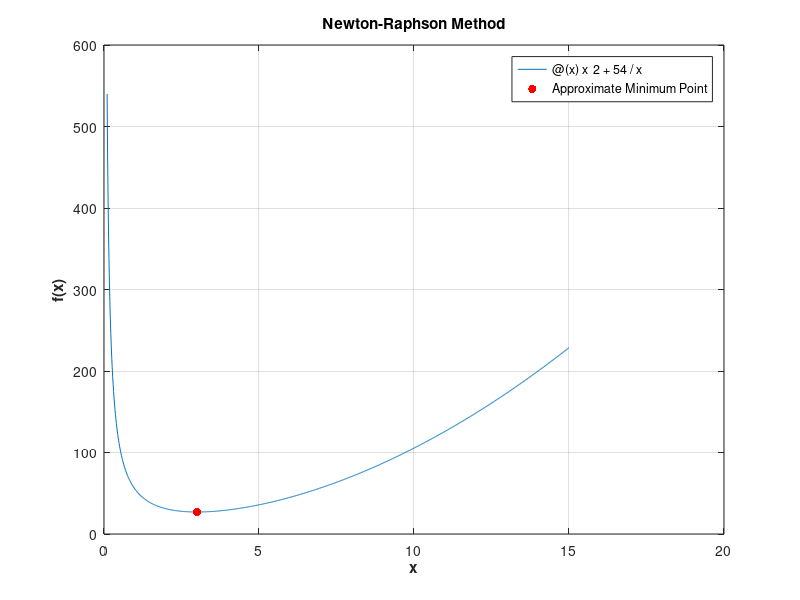

This figure's MATLAB source:
% Newton-Raphson Method as Explained in the book 
%"Optimization of Engineering Design: Algorithms and Examples" by Prof. Kalyanmoy Deb
% Code developed by Sri. Soumyabrata Bhattacharjee
% Matlab version R2022a
% Date: 16th October, 2018
% Date: 4th November, 2023
clc
clear
% Newton-Raphson Method

a = 0.1; % Lower bound
b = 15; % Upper bound

x_p = linspace(a, b, 1000); % points for plotting the function

% Function to minimize
f = @(x) x^2 + 54/x;

% Function to determine the value of 'dx'
dx = @(x) 0.01 * abs(x);
dx = @(x) max(dx(x), 0.0001);

% Function to calculate first derivative of the function
fdx = @(x) (f(x + dx(x)) - f(x - dx(x))) / (2 * dx(x));

% Function to calculate second derivative of the function
fddx = @(x) (f(x + dx(x)) - 2 * f(x) + f(x - dx(x))) / (dx(x)^2);

% Initialization
x = a; % Initial guess
eps = 1e-5; % Small number to check convergency
max_iterations = 1000; % Maximum number of iterations

xn = x - (fdx(x) / fddx(x));
fn = f(xn);

k = 1; % Counter

while fn > eps && k <= max_iterations
    k = k + 1;
    x = xn;
    xn = x - (fdx(x) / fddx(x));
    fn = f(xn);
end

fprintf('The approximate minimum point and the value respectively are: %.4f and %.4f\n', xn, fn);

% Plot the function
figure;
plot(x_p, arrayfun(f, x_p),'DisplayName', func2str (f));
xlabel('x', 'FontWeight', 'bold');
ylabel('f(x)', 'FontWeight', 'bold');
grid on;
title('Newton-Raphson Method', 'FontWeight', 'bold');
hold on;
scatter(xn, fn, 'r', 'filled', 'DisplayName', 'Approximate Minimum Point');
legend('Location', 'Best');
saveas(gcf, 'NewtonRaphsonMethod.png', 'png');
